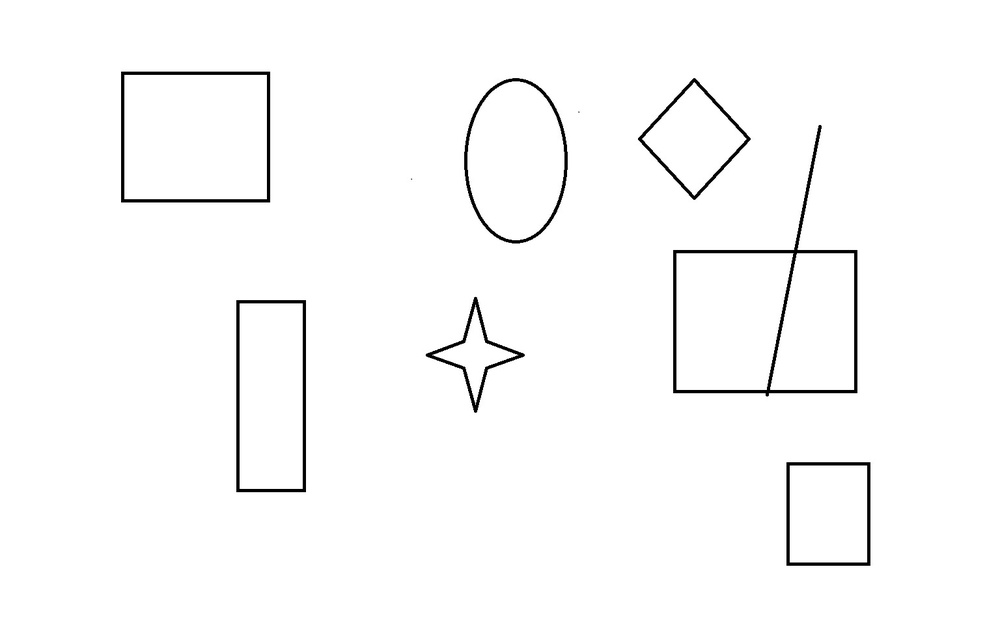
//> input picture test1/pic1.jpg, 1000 x 625 px, shrunk from 1536 x 960 before the run
$ ./源1   (built with g++ and OpenCV 4)
//> lines starting //> are read from the running program, lines starting //| are printed output that depends on the picture; after the words box and inside, x2 and y2 are one past the last pixel; in counts of white or black regions, pixels touching at a corner belong together
// affine transformation.cpp : 定义控制台应用程序的入口点。
//

/**
* Automatic perspective correction for quadrilateral objects. See the tutorial at
* http://opencv-code.com/tutorials/automatic-perspective-correction-for-quadrilateral-objects/
*/
#include <opencv2/imgproc/imgproc.hpp>
#include <opencv2/highgui/highgui.hpp>
#include <iostream>


cv::Point2f center(0, 0);

cv::Point2f computeIntersect(cv::Vec4i a, cv::Vec4i b)
{
	int x1 = a[0], y1 = a[1], x2 = a[2], y2 = a[3], x3 = b[0], y3 = b[1], x4 = b[2], y4 = b[3];
	float denom;

	if (float d = ((float)(x1 - x2) * (y3 - y4)) - ((y1 - y2) * (x3 - x4)))
	{
		cv::Point2f pt;
		pt.x = ((x1 * y2 - y1 * x2) * (x3 - x4) - (x1 - x2) * (x3 * y4 - y3 * x4)) / d;
		pt.y = ((x1 * y2 - y1 * x2) * (y3 - y4) - (y1 - y2) * (x3 * y4 - y3 * x4)) / d;
		return pt;
	}
	else
		return cv::Point2f(-1, -1);
}

void sortCorners(std::vector<cv::Point2f>& corners,
	cv::Point2f center)
{
	std::vector<cv::Point2f> top, bot;

	for (int i = 0; i < corners.size(); i++)
	{
		if (corners[i].y < center.y)
			top.push_back(corners[i]);
		else
			bot.push_back(corners[i]);
	}
	corners.clear();

	if (top.size() == 2 && bot.size() == 2) {
		cv::Point2f tl = top[0].x > top[1].x ? top[1] : top[0];
		cv::Point2f tr = top[0].x > top[1].x ? top[0] : top[1];
		cv::Point2f bl = bot[0].x > bot[1].x ? bot[1] : bot[0];
		cv::Point2f br = bot[0].x > bot[1].x ? bot[0] : bot[1];


		corners.push_back(tl);
		corners.push_back(tr);
		corners.push_back(br);
		corners.push_back(bl);
	}
}

int main()
{
	cv::Mat src = cv::imread("pic1.jpg");
//> src is the input picture: 625 rows x 1000 cols, CV_8UC3; min 0, max 255, mean 250.4
	if (src.empty())
		return -1;

	cv::Mat bw;
	cv::cvtColor(src, bw, CV_BGR2GRAY);
	cv::blur(bw, bw, cv::Size(3, 3));
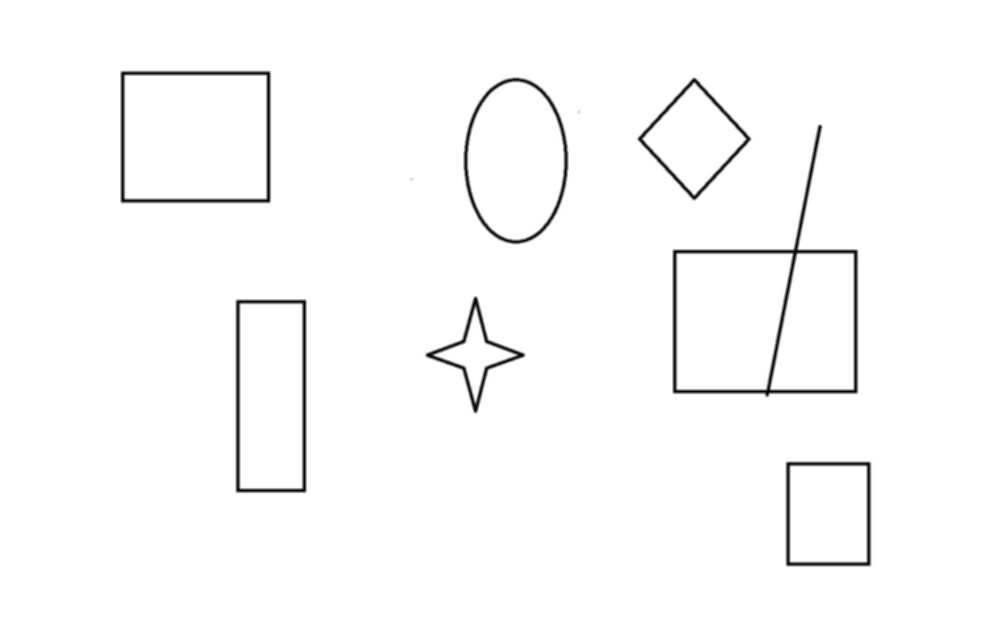
//> bw: 625 rows x 1000 cols, CV_8UC1; min 0, max 255, mean 250.4
	cv::Canny(bw, bw, 100, 100, 3);
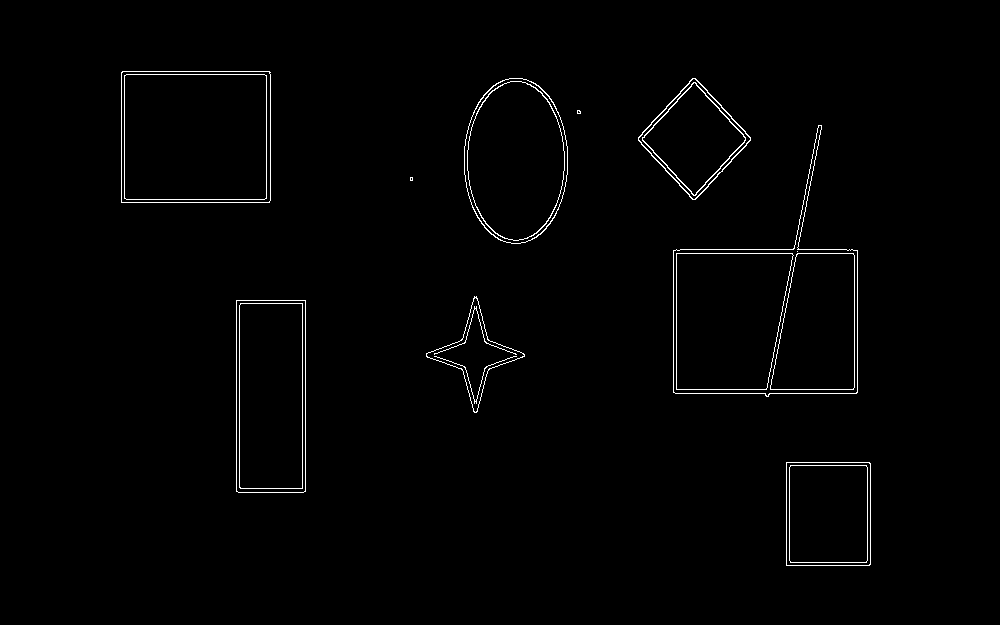
//> bw: 625 rows x 1000 cols, CV_8UC1; 1.1% white in thin lines or dots, all inside (x1, y1, x2, y2) = (121, 71, 871, 566)

	std::vector<cv::Vec4i> lines;
	cv::HoughLinesP(bw, lines, 1, CV_PI / 180, 70, 30, 10);
//> lines = 36 lines (x1, y1, x2, y2), first 8: [769, 394, 821, 125], [673, 253, 857, 253], [305, 491, 305, 300], [673, 389, 857, 389], [236, 491, 236, 300], [675, 393, 856, 393], [302, 492, 302, 300], [239, 492, 239, 300]

	// Expand the lines
	for (int i = 0; i < lines.size(); i++)
	{
		cv::Vec4i v = lines[i];
		lines[i][0] = 0;
		lines[i][1] = ((float)v[1] - v[3]) / (v[0] - v[2]) * -v[0] + v[1];
		lines[i][2] = src.cols;
		lines[i][3] = ((float)v[1] - v[3]) / (v[0] - v[2]) * (src.cols - v[2]) + v[3];
	}
//> this loop made 36 passes
//> v on passes 1 to 12: [769, 394, 821, 125], [673, 253, 857, 253], [305, 491, 305, 300], [673, 389, 857, 389], [236, 491, 236, 300], [675, 393, 856, 393], [302, 492, 302, 300], [239, 492, 239, 300], [676, 249, 852, 249], [121, 202, 269, 202], [766, 396, 818, 125], [673, 392, 673, 250]

	std::vector<cv::Point2f> corners;
	for (int i = 0; i < lines.size(); i++)
	{
		for (int j = i + 1; j < lines.size(); j++)
		{
			cv::Point2f pt = computeIntersect(lines[i], lines[j]);
			if (pt.x >= 0 && pt.y >= 0)
				corners.push_back(pt);
		}
	}
//> this loop made 36 passes
//> after the loop, corners = 206 Points (x, y), first 12: [14.89, 0], [14.89, 0], [14.89, 0], [14.89, 0], [410.3, 2250.2], [14.89, 0], [14.89, 0], [14.89, 0], [1.17, 71], [0.59, 74], [14.89, 0], [14.89, 0]

	std::vector<cv::Point2f> approx;
	cv::approxPolyDP(cv::Mat(corners), approx, cv::arcLength(cv::Mat(corners), true) * 0.02, true);
//> approx = 2 Points (x, y): [880.6, 0], [410.3, 2250.2]

	if (approx.size() != 4)
	{
		std::cout << "The object is not quadrilateral!" << std::endl;
//> (the run ends here: the program exits with an error code, at `return -1;`)

$ run again, with test1/pic10.jpg copied over test1/pic1.jpg
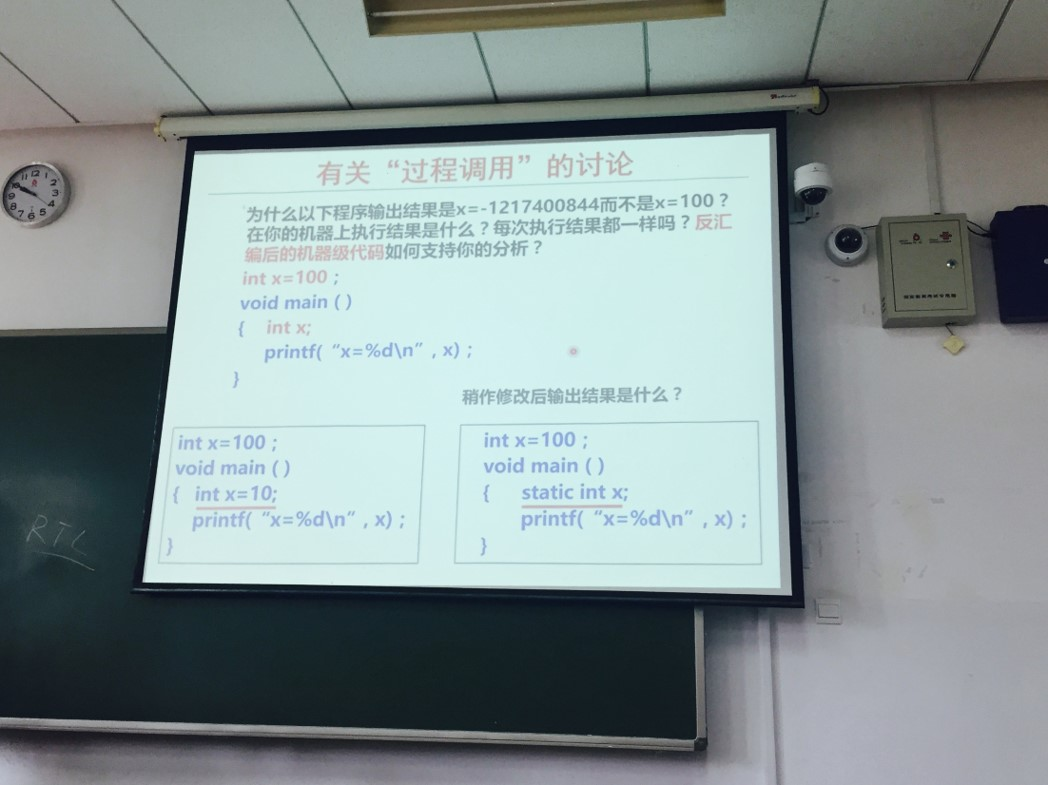
//> input picture test1/pic10.jpg, 1048 x 785 px
//> src is the input picture: 785 rows x 1048 cols, CV_8UC3; mean B, G, R 146.6, 145.9, 133
//> `cv::cvtColor(src, bw, CV_BGR2GRAY);`:
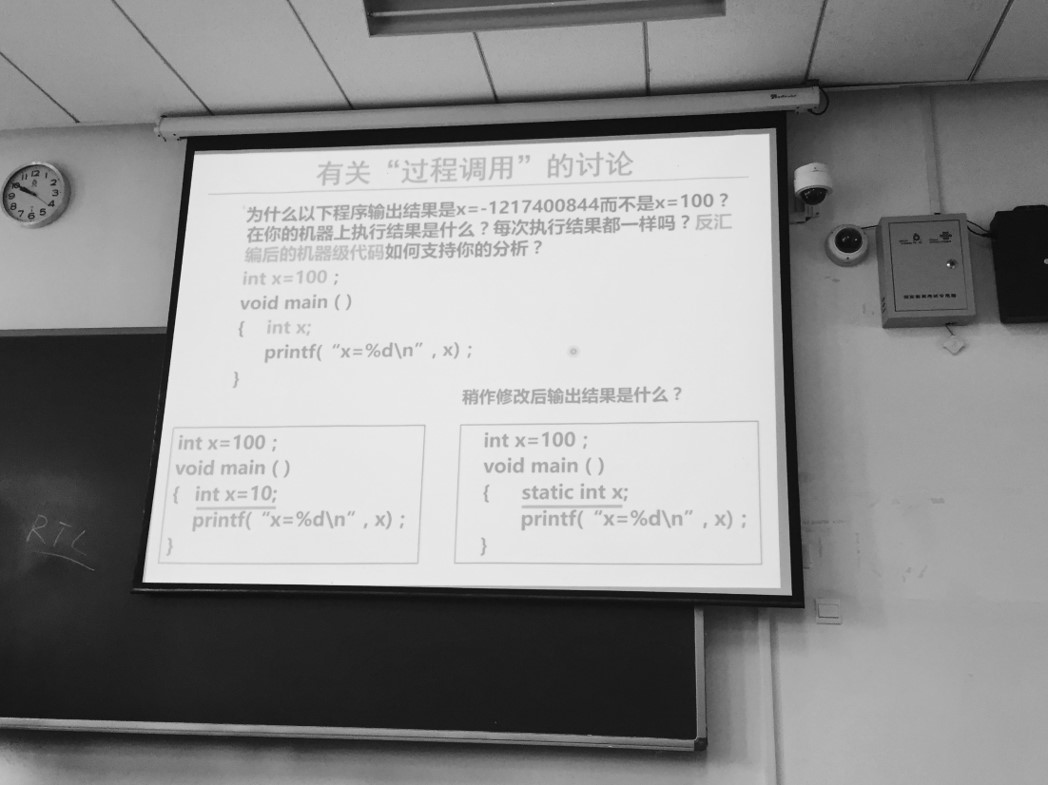
//> bw: 785 rows x 1048 cols, CV_8UC1; min 6, max 242, mean 142.1
//> `cv::Canny(bw, bw, 100, 100, 3);`:
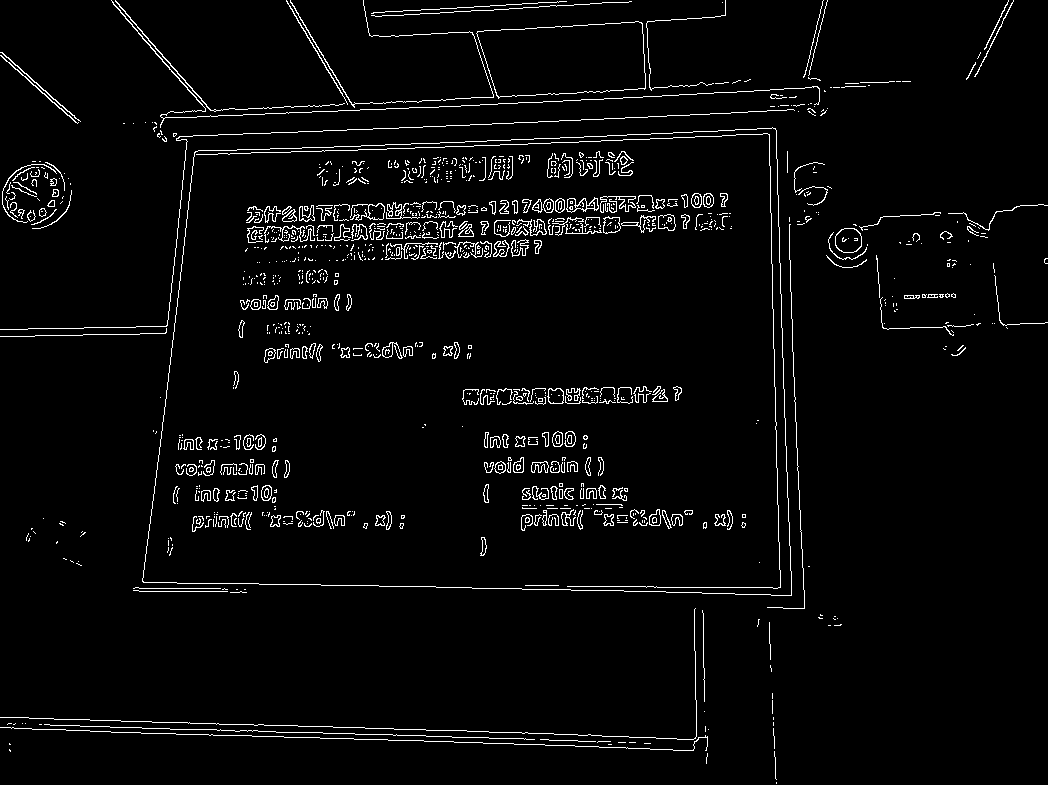
//> bw: 785 rows x 1048 cols, CV_8UC1; 3.4% white in thin lines or dots
//> `cv::HoughLinesP(bw, lines, 1, CV_PI / 180, 70, 30, 10);`: lines = 238 lines (x1, y1, x2, y2), first 8: [436, 587, 623, 590], [787, 472, 791, 595], [314, 726, 542, 733], [441, 99, 523, 95], [191, 734, 304, 737], [218, 150, 464, 142], [789, 226, 792, 339], [425, 107, 818, 87]
//> the loop `for (int i = 0; i < lines.size(); i++)` made 238 passes
//> after the loop `for (int i = 0; i < lines.size(); i++)`: lines = 238 items, first 8: [0, 580, 1048, 596], [0, -23728, 1048, 8497], [0, 716, 1048, 748], [0, 120, 1048, 69], [0, 728, 1048, 756], [0, 157, 1048, 123], [0, -29493, 1048, 9981], [0, 128, 1048, 75]
//> after the loop `for (int i = 0; i < lines.size(); i++)`: corners = 11890 Points (x, y), first 12: [139.2, 163.8], [383568, 6436], [142.1, 104], [623.5, 589.5], [190736, 3492], [641.1, 589.8], [622.9, 589.5], [621.8, 589.5], [625.6, 589.5], [615.7, 589.4], [639.7, 589.8], [393, 586]
//> approx = 1 Point (x, y): [0.0756, 0.852]

$ run again, with test1/pic11.jpg copied over test1/pic1.jpg
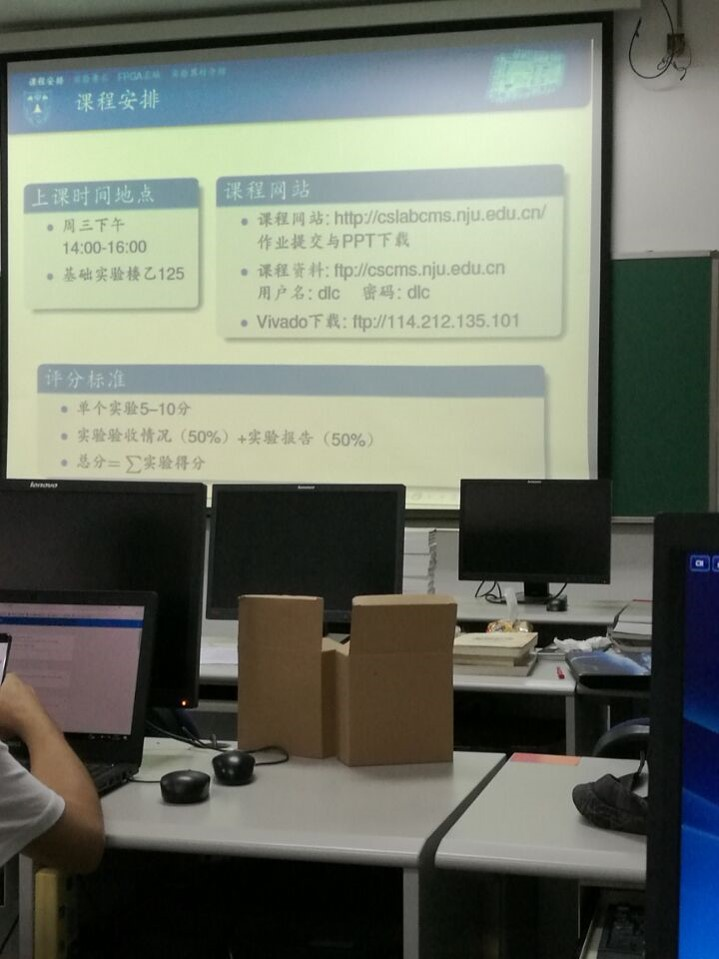
//> input picture test1/pic11.jpg, 719 x 959 px
//> src is the input picture: 959 rows x 719 cols, CV_8UC3; mean B, G, R 100.6, 111.8, 106.3
//> `cv::cvtColor(src, bw, CV_BGR2GRAY);`:
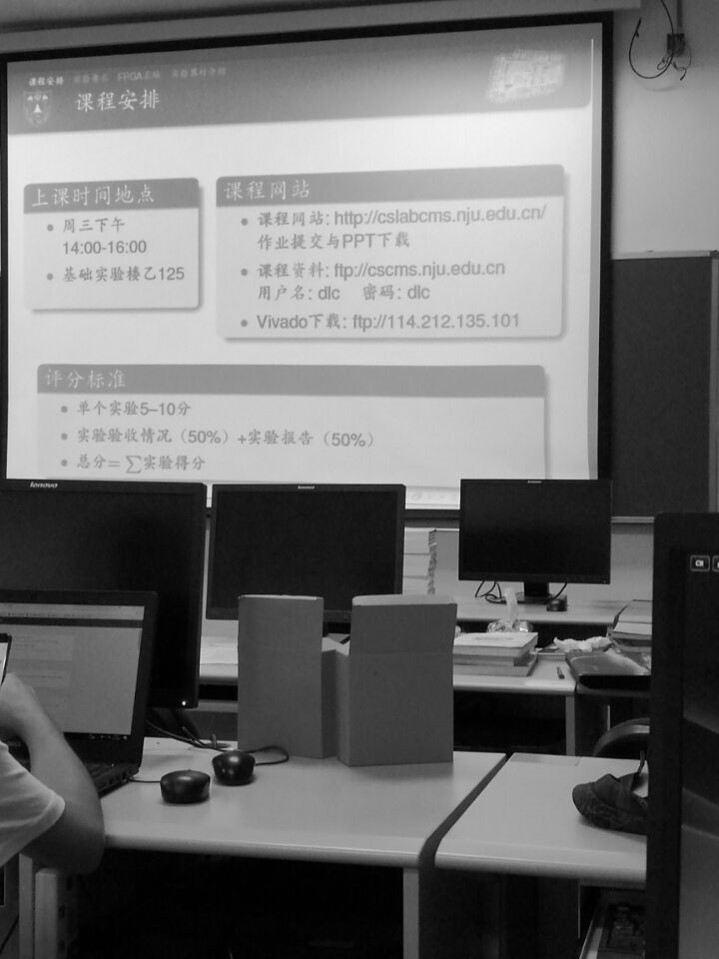
//> bw: 959 rows x 719 cols, CV_8UC1; min 0, max 249, mean 108.9
//> `cv::Canny(bw, bw, 100, 100, 3);`:
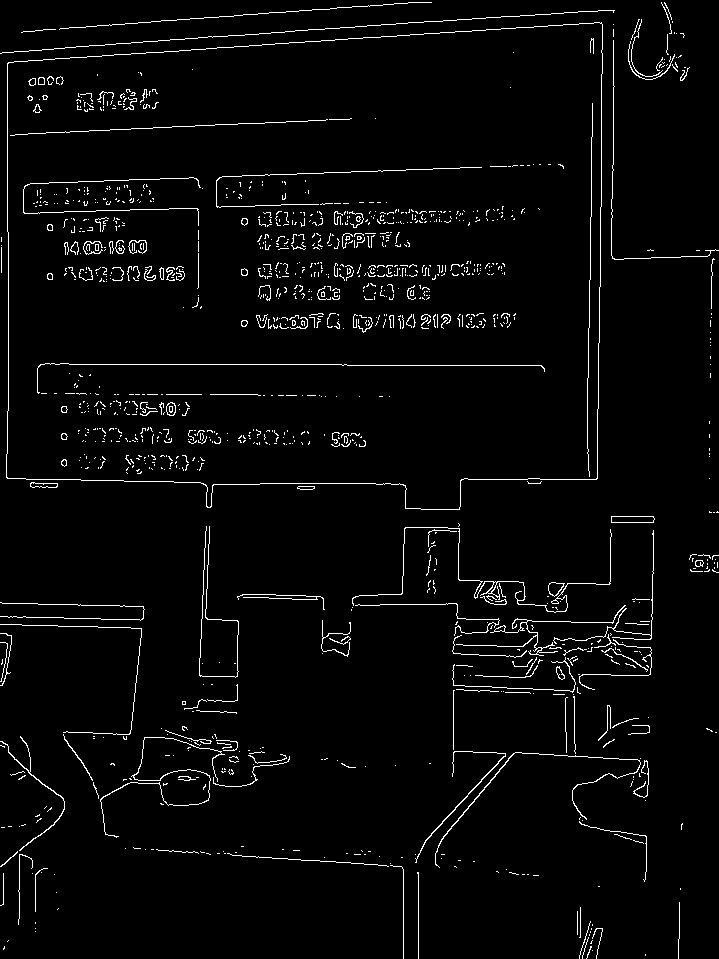
//> bw: 959 rows x 719 cols, CV_8UC1; 3.1% white in thin lines or dots
//> `cv::HoughLinesP(bw, lines, 1, CV_PI / 180, 70, 30, 10);`: lines = 83 lines (x1, y1, x2, y2), first 8: [301, 42, 599, 22], [42, 49, 586, 11], [588, 377, 591, 167], [30, 183, 193, 177], [40, 364, 346, 364], [24, 213, 152, 209], [7, 231, 7, 52], [60, 28, 336, 8]
//> the loop `for (int i = 0; i < lines.size(); i++)` made 83 passes
//> after the loop `for (int i = 0; i < lines.size(); i++)`: lines = 83 items, first 8: [0, 62, 719, 13], [0, 51, 719, 1], [0, 41537, 719, -8793], [0, 184, 719, 157], [0, 364, 719, 364], [0, 213, 719, 191], [0, -2147483648, 719, -2147483648], [0, 32, 719, -19]
//> the loop `for (int i = 0; i < lines.size(); i++)` made 83 passes
//> after the loop `for (int i = 0; i < lines.size(); i++)`: corners = 880 Points (x, y), first 12: [0, 62], [49.13, 20.86], [201.2, 48.29], [84.5, 16.68], [49.32, 9.01], [202.4, 36.92], [84.76, 4.73], [59.29, 0], [59.29, 0], [59.29, 0], [59.29, 0], [59.29, 0]
//> approx = 1 Point (x, y): [0, 274]
